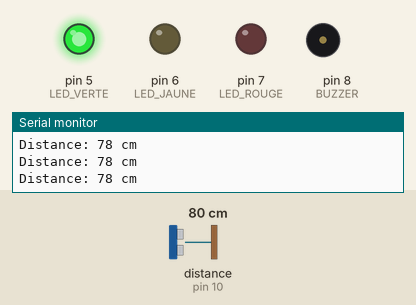
This sketch was run on a simulated Arduino Uno, built with avr-gcc and run on an emulated ATmega328P. Parts: output pins drawn as LEDs (lit = HIGH), buzzer (waves = sounding, pin HIGH), the last lines printed to the serial monitor. Wiring (inferred from the names in the program): ultrasonic range finder: trigger pin 9; echo pin 10. The test bench sets the inputs (shaded band); at power-on: distance to the obstacle (sensor on pin 10) 80 cm. The echo pulse lasts 58.3 µs per cm; pins used as bus, display or sensor lines are not drawn.

Above: at 1.2 s.
1.3 s: distance to the obstacle (sensor on pin 10) set to 35 cm
2.8 s: distance to the obstacle (sensor on pin 10) set to 28 cm
At 3.06 s:
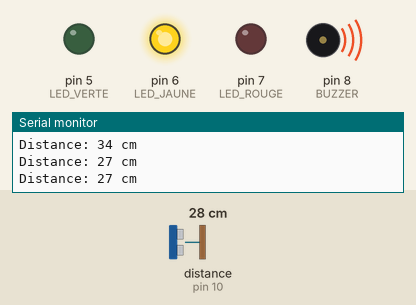
5.8 s: distance to the obstacle (sensor on pin 10) set to 18 cm
8.8 s: distance to the obstacle (sensor on pin 10) set to 14 cm
At 10.0 s:
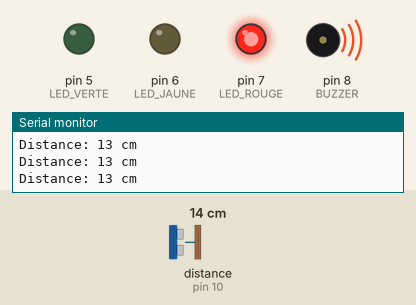
10.3 s: distance to the obstacle (sensor on pin 10) set to 60 cm
At 11.1 s:
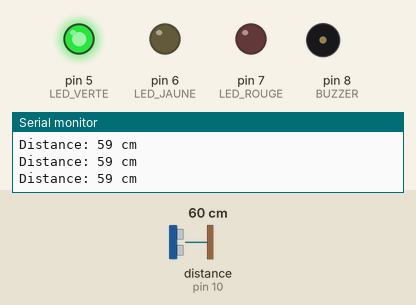
11.9 s: distance to the obstacle (sensor on pin 10) set to 2 cm
At 13.3 s:
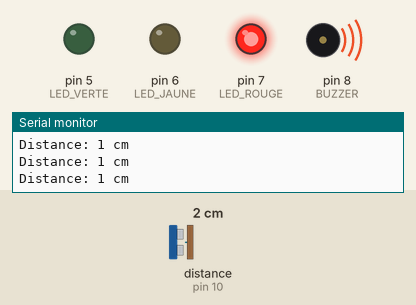
Timing chart, 0 to 14.4 s (numbered marks = the images above; inputs shaded):
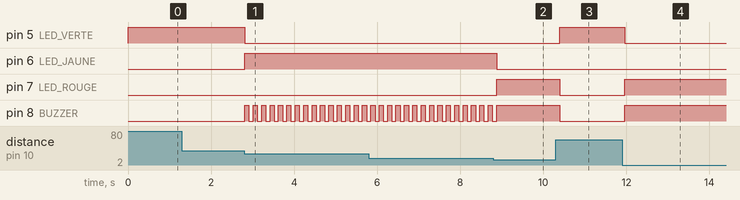

Measured:
- the behaviour switches between 32 and 31 cm on distance to the obstacle (sensor on pin 10) (found by bisection; images 0 and 1)
- the behaviour switches between 16 and 15 cm on distance to the obstacle (sensor on pin 10) (found by bisection; images 1 and 2)
- after the input at 2.8 s, pin 5 (LED_VERTE): HIGH → LOW at once; pin 6 (LED_JAUNE): LOW → HIGH at once; pin 8 (BUZZER): alternates HIGH for 0.10 s and LOW for 0.10 s, starting at once
- after the input at 8.8 s, pin 6 (LED_JAUNE): HIGH → LOW after 0.08 s; pin 7 (LED_ROUGE): LOW → HIGH after 0.08 s; pin 8 (BUZZER): goes on until 8.9 s, then stays HIGH
- after the input at 10.3 s, pin 5 (LED_VERTE): LOW → HIGH after 0.10 s; pin 7 (LED_ROUGE), pin 8 (BUZZER): HIGH → LOW after 0.10 s
- after the input at 11.9 s, pin 5 (LED_VERTE): HIGH → LOW after 0.06 s; pin 7 (LED_ROUGE), pin 8 (BUZZER): LOW → HIGH after 0.06 s

The sketch:

ultrasonic_led_buzzer.ino
```cpp
// Pins Ultrasonic
#define TRIG 9
#define ECHO 10

// LEDs
#define LED_ROUGE 7
#define LED_JAUNE 6
#define LED_VERTE 5

// Buzzer
#define BUZZER 8

void setup() {
Serial.begin(9600);

pinMode(TRIG, OUTPUT);
pinMode(ECHO, INPUT);

pinMode(LED_ROUGE, OUTPUT);
pinMode(LED_JAUNE, OUTPUT);
pinMode(LED_VERTE, OUTPUT);

pinMode(BUZZER, OUTPUT);
}

long getDistance() {
digitalWrite(TRIG, LOW);
delayMicroseconds(2);

digitalWrite(TRIG, HIGH);
delayMicroseconds(10);
digitalWrite(TRIG, LOW);

long duration = pulseIn(ECHO, HIGH);
long distance = duration * 0.034 / 2;
return distance;
}

void loop() {
long distance = getDistance();
Serial.print("Distance: ");
Serial.print(distance);
Serial.println(" cm");

if (distance < 15) {
// RED ON
digitalWrite(LED_ROUGE, HIGH);
digitalWrite(LED_JAUNE, LOW);
digitalWrite(LED_VERTE, LOW);

// Buzzer continuous
digitalWrite(BUZZER, HIGH);
}

else if (distance >= 15 && distance <= 30) {
// YELLOW ON
digitalWrite(LED_ROUGE, LOW);
digitalWrite(LED_JAUNE, HIGH);
digitalWrite(LED_VERTE, LOW);

// Buzzer intermittent
digitalWrite(BUZZER, HIGH);
delay(100);
digitalWrite(BUZZER, LOW);
}

else {
// GREEN ON
digitalWrite(LED_ROUGE, LOW);
digitalWrite(LED_JAUNE, LOW);
digitalWrite(LED_VERTE, HIGH);

// Buzzer OFF
digitalWrite(BUZZER, LOW);
}

delay(100);
}
```
